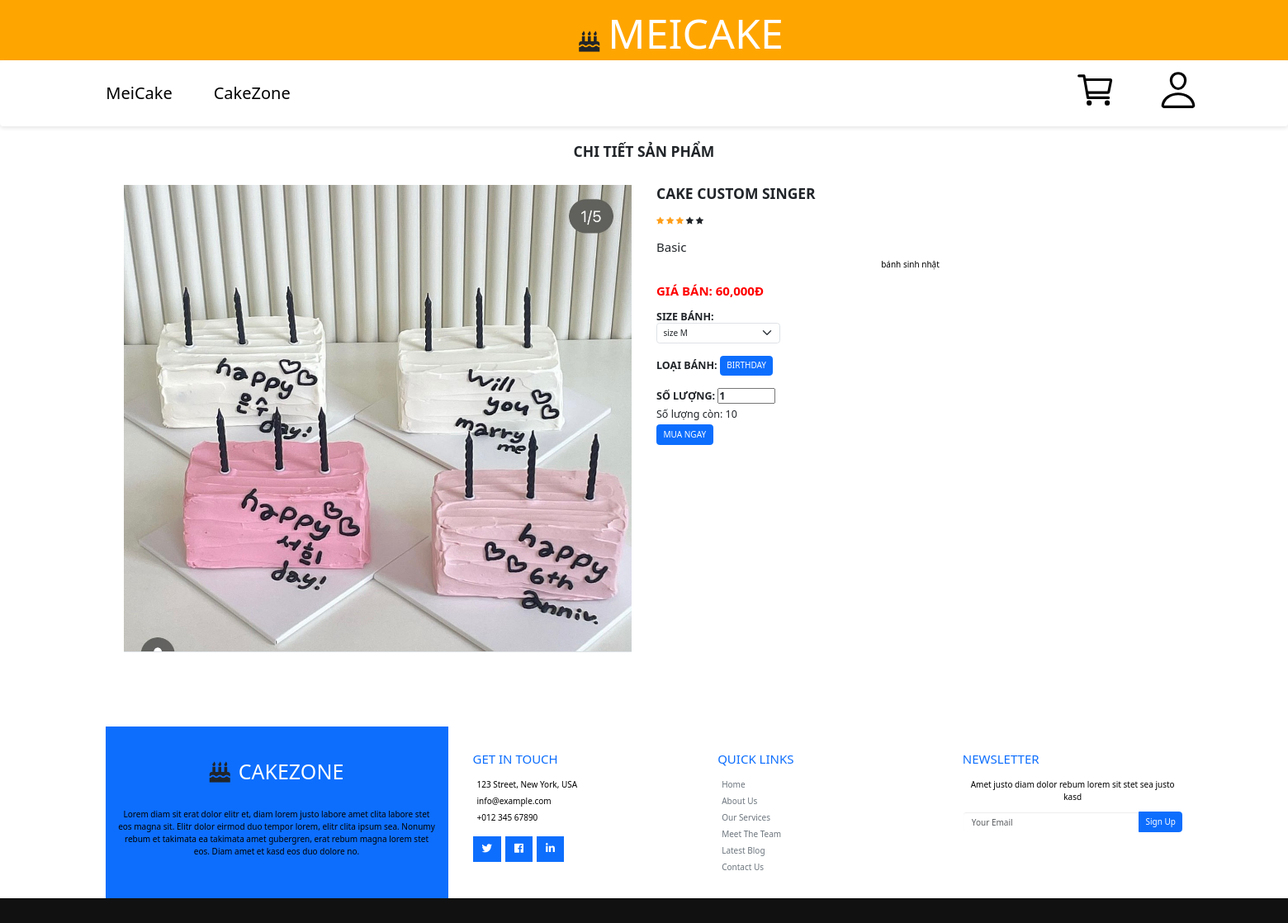
The app's page /tranngockhanh/index.php?action=ct_sanpham&idSP=46 with its own data.
### tables this page shows
CREATE TABLE `ct_sanpham` (
  `idSP` int(11) NOT NULL,
  `idTT` int(11) NOT NULL,
  `idLoai` int(11) NOT NULL,
  `soLuongTon` int(11) NOT NULL,
  `gia` float NOT NULL,
  `giaSale` float DEFAULT NULL,
  `ngayLap` date DEFAULT NULL,
  `moTa` text NOT NULL
);

CREATE TABLE `sanpham` (
  `idSP` int(11) NOT NULL,
  `tenSP` varchar(60) NOT NULL,
  `idHangSX` int(11) NOT NULL,
  `hinh` varchar(60) NOT NULL
);

CREATE TABLE `hangsx` (
  `idHangSX` int(11) NOT NULL,
  `tenHangSX` varchar(60) NOT NULL
);

CREATE TABLE `loai` (
  `idLoai` int(11) NOT NULL,
  `tenLoai` varchar(60) NOT NULL,
  `idMenu` int(11) NOT NULL
);

### tranngockhanh/Controller/ct_sanpham.php (called while the page is built)
<?php
    include "./View/ct_sanpham.php"
?>

### tranngockhanh/Model/connect.php (called while the page is built, shortened)
<?php
    class connect{
        var $db = null ;
        public function __construct()
        {
            $dsn = 'mysql:host=localhost;dbname=cakephp';
            $user = 'root';
            $pass = '';
            try {
                $this -> db = new PDO($dsn,$user,$pass,
                array(PDO::MYSQL_ATTR_INIT_COMMAND => 'SET NAMES utf8'));
            }
            catch (\Throwable $th)
            {
                echo 'Thất bại';
            }
        }
        public function getList($select)
        {
            $result = $this ->db -> query($select);
            return $result;
        }
        public function getInstance($select)
        {
            $result=$this->db->query($select);
            $result = $result->fetch();
            return $result;
        }
    }

### tranngockhanh/Model/sanpham.php (called while the page is built, shortened)
<?php
class sanpham
{
    function getTT($idSP)
    {
        $db = new connect();
        $select = " SELECT DISTINCT a.idSP, b.idTT, b.tenTT
                    FROM ct_sanpham a, tinhtrang b
                    where a.idTT = b.idTT and a.idSP=$idSP";
        $result = $db->getList($select);
        return $result;
    }
    function getDetailSP($idSP)
    {
        $db = new connect();
        $select = " SELECT b.tenSP, b.idSP, a.gia, a.giaSale, b.hinh, c.tenTT, d.tenLoai, e.tenHangSX ,a.moTa, a.soLuongTon
                    FROM ct_sanpham a, sanpham b, tinhtrang c, loai d, hangsx e
                    WHERE a.idSP = b.idSP and a.idTT = c.idTT and a.idLoai = d.idLoai
                            and e.idHangSX = b.idHangSX
                            and b.idSP = $idSP";
        $result = $db->getInstance($select);
        return $result;
    }
}

### tranngockhanh/View/ct_sanpham.php (the view, shortened to what this page needs)
<section>
    <div class="container">
        <div class="row">
            <div class="col-12 text-center">
                <h3 class="mb-5 font-weight-bold">CHI TIẾT SẢN PHẨM</h3>
            </div>
        </div>
        <article class="row">
            <form action="index.php?action=giohang" method="post">
                <div class="col-md-6">
                    <div class="tab-content">
                        <?php
                        $idSP = 0;
                        $tenSP = '';
                        $tenTT = '';
                        $gia = 0;
                        $moTa = '';
                        $hinh = '';
                        $tenLoai = '';
                        $tenHangSX = '';
                        $soLuongTon = '';
                        if (isset($_GET['idSP'])) {
                            $idSP = $_GET['idSP'];
                            $dt = new sanpham();
                            $result = $dt->getDetailSP($idSP);
                            $idSP = $result['idSP'];
                            $tenSP = $result['tenSP'];
                            $tenTT = $result['tenTT'];
                            $gia = $result['gia'];
                            $moTa = $result['moTa'];
                            $hinh = $result['hinh'];
                            $tenLoai = $result['tenLoai'];
                            $tenHangSX = $result['tenHangSX'];
                            $soLuongTon = $result['soLuongTon'];
                        }
                        ?>
                        <div class="tab-pane active">
                            <img src="Content/image/<?php echo $hinh ; ?>" alt="">
                        </div>
                    </div>
                    <ul class="preview-thumbnail nav nav-tabs">
                    </ul>
                </div>
                <div class="col-md-6">
                    <h3 class="product-title"><?php echo $tenSP; ?></h3>
                    <div class="rating">
                        <div class="stars">
                            <span class="fa fa-star checked"></span>
                            <span class="fa fa-star checked"></span>
                            <span class="fa fa-star checked"></span>
                            <span class="fa fa-star"></span>
                            <span class="fa fa-star"></span>
                        </div>
                    </div>
                    <h4 class="product-namebrand">
                        <?php echo $tenHangSX; ?>
                    </h4>
                    <p class="product-description">
                        <?php echo $moTa; ?>
                    </p>
                    <h4 class="price">Giá bán: <?php echo number_format($gia); ?>đ</h4>
                    <h5 class="colors">size bánh:
                        <select name="tenTT" class="form-select" style="width: 150px;">
                            <?php
                            $result = $dt->getTT($idSP);
                            while ($set = $result->fetch()) {
                            ?>
                                <option value="<?php echo $tenTT; ?>"><?php echo $tenTT; ?></option>
                            <?php
                            }
                            ?>
                        </select>
                        <br>
                        Loại Bánh:
                        <button type="button" class="btn btn-primary" id="setloai">
                            <?php echo $tenLoai; ?>
                        </button>
                        <br><br>
                        Số Lượng:
                        <input type="number" id="soluong" name="soluong" min="1" max="<?php echo $soLuongTon; ?>" value="1" />
                    </h5>
                    <h5>Số lượng còn: <?php echo number_format($soLuongTon); ?></h5>
                    <div class="action">
                        <button class="btn btn-primary add-to-cart" type="submit" data-toggle="modal" data-target="#myModal" <?php if ($soLuongTon === 0) echo 'style="display: none;"'; ?>>MUA NGAY</button>
                    </div>
                </div>
            </form>
        </article>
    </div>
</section>

### tranngockhanh/Content/css/nintendo.css (style rules this page uses)
body { font-family: arial; font-size: 11pt; margin: auto; }
p { text-align: center; color: black; }
h4 { font-size: 20px; font-weight: bold; }
.tab-content { overflow: hidden; }
.tab-content img { width: 100%; -webkit-animation-name: opacity; animation-name: opacity; -webkit-animation-duration: .3s; animation-duration: .3s; }
.colors { -webkit-box-flex: 1; -webkit-flex-grow: 1; -ms-flex-positive: 1; flex-grow: 1; }
.product-title, .price, .sizes, .colors { text-transform: UPPERCASE; font-weight: bold; }
.checked, .price span { color: #ff9f1a; }
.price { color: red; }
.product-title, .rating, .product-description, .price, .vote, .sizes { margin-bottom: 15px; }
.product-title { margin-top: 0; }
.add-to-cart, .like { background: #ff9f1a; padding: 1.2em 1.5em; border: none; text-transform: UPPERCASE; font-weight: bold; color: #fff; text-decoration: none; -webkit-transition: background .3s ease; transition: background .3s ease; }

### tranngockhanh/View/ct_sanpham.php (style rules this page uses)
.tab-pane img { max-width: 100%; height: auto; }

### tranngockhanh/View/footer.php (style rules this page uses)
* { margin: 0; padding: 0; box-sizing: border-box; }
.container { margin: auto; }
.row { display: flex; flex-wrap: wrap; }
ul { list-style: none; }

### records on screen
ct_sanpham: sanpham.hinh (picture), sanpham.tenSP "CAKE CUSTOM SINGER", hangsx.tenHangSX "Basic", moTa "bánh sinh nhật", gia "60,000", idLoai.tenLoai "BIRTHDAY", soLuongTon "10"

### other values on screen
form field tenTT "size M"
